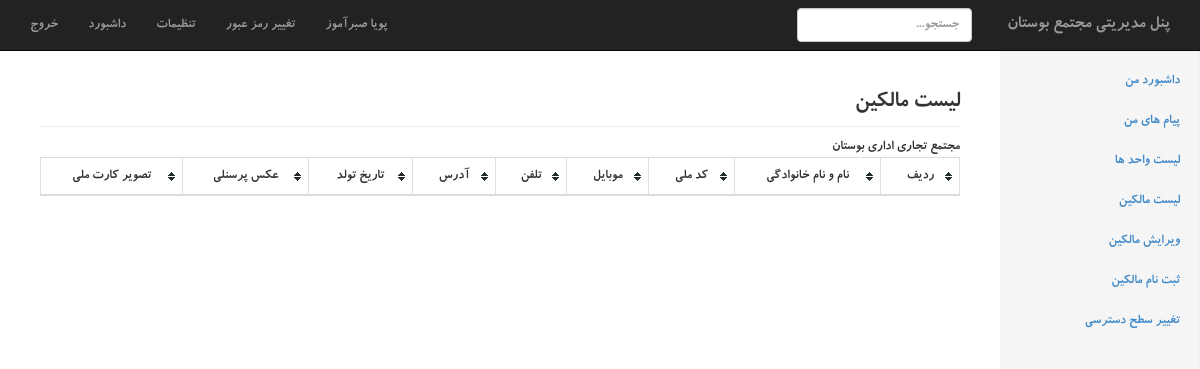
Page /index.php?page=users_list (signed in) on the earlier database version.
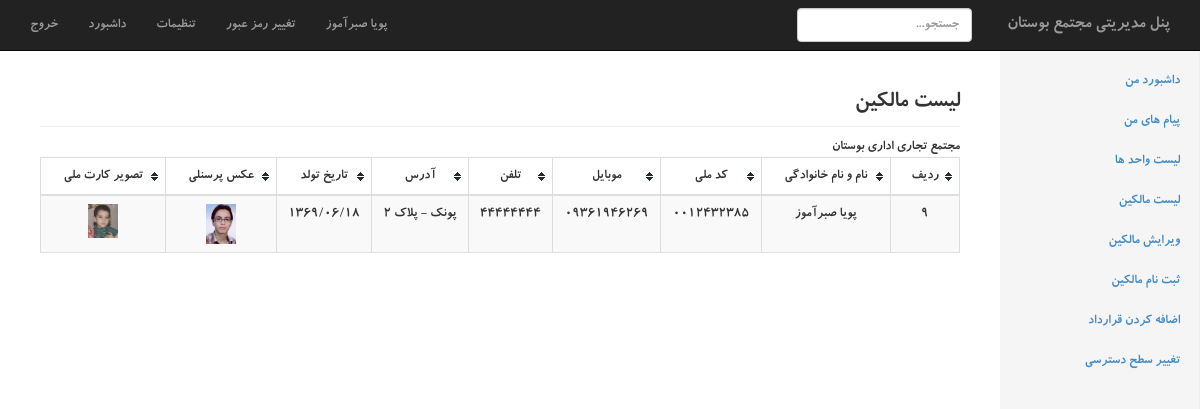
Same page on the later database version.
### tables this page shows
CREATE TABLE IF NOT EXISTS `users` (
  `id` int(11) NOT NULL AUTO_INCREMENT,
  `first_name` varchar(250) NOT NULL,
  `last_name` varchar(250) NOT NULL,
  `melli_code` varchar(250) NOT NULL,
  `mobile` varchar(250) NOT NULL,
  `tel` varchar(250) NOT NULL,
  `address` text NOT NULL,
  `birthday` bigint(20) NOT NULL,
  `personal_image` varchar(250) NOT NULL,
  `karte_melli_image` varchar(250) NOT NULL,
  PRIMARY KEY (`id`)
);

### include/jdf.php (called while the page is built, shortened)
<?php
function jdate($format,$timestamp='',$none='',$time_zone='Asia/Tehran',$tr_num='fa'){
 $T_sec=0;
 $ts=$T_sec+(($timestamp=='' or $timestamp=='now')?time():tr_num($timestamp));
 $date=explode('_',date('H_i_j_n_O_P_s_w_Y',$ts));
 list($j_y,$j_m,$j_d)=gregorian_to_jalali($date[8],$date[3],$date[2]);
 $sl=strlen($format);
 $out='';
 for($i=0; $i<$sl; $i++){
  $sub=substr($format,$i,1);
  switch($sub){
	case'd':
	$out.=($j_d<10)?'0'.$j_d:$j_d;
	break;
	case'm':
	$out.=($j_m>9)?$j_m:'0'.$j_m;
	break;
	case'Y':
	$out.=$j_y;
	break;
	default:$out.=$sub;
  }
 }
 return($tr_num!='en')?tr_num($out,'fa','.'):$out;
}
function tr_num($str,$mod='en',$mf='٫'){
 $num_a=array('0','1','2','3','4','5','6','7','8','9','.');
 $key_a=array('۰','۱','۲','۳','۴','۵','۶','۷','۸','۹',$mf);
 return($mod=='fa')?str_replace($num_a,$key_a,$str):str_replace($key_a,$num_a,$str);
}
function gregorian_to_jalali($g_y,$g_m,$g_d,$mod=''){
	$g_y=tr_num($g_y); $g_m=tr_num($g_m); $g_d=tr_num($g_d);
 $d_4=$g_y%4;
 $g_a=array(0,0,31,59,90,120,151,181,212,243,273,304,334);
 $doy_g=$g_a[(int)$g_m]+$g_d;
 $d_33=(int)((($g_y-16)%132)*.0305);
 $a=($d_33==3 or $d_33<($d_4-1) or $d_4==0)?286:287;
 $b=(($d_33==1 or $d_33==2) and ($d_33==$d_4 or $d_4==1))?78:(($d_33==3 and $d_4==0)?80:79);
 if($doy_g>$b){
  $jy=$g_y-621; $doy_j=$doy_g-$b;
 }else{
  $jy=$g_y-622; $doy_j=$doy_g+$a;
 }
 if($doy_j<187){
  $jm=(int)(($doy_j-1)/31); $jd=$doy_j-(31*$jm++);
 }else{
  $jm=(int)(($doy_j-187)/30); $jd=$doy_j-186-($jm*30); $jm+=7;
 }
 return($mod=='')?array($jy,$jm,$jd):$jy.$mod.$jm.$mod.$jd;
}

### include/users_list.php (the view, shortened to what this page needs)
<h3 class="sub-header">لیست مالکین</h3>
مجتمع تجاری اداری بوستان
    <table class="table table-striped table-hover table-bordered tablesorter">
    		<thead>
				<tr>
					<th>ردیف</th>
					<th>نام و نام خانوادگی</th>
                    <th>کد ملی</th>
					<th>موبایل</th>
					<th>تلفن</th>
                    <th>آدرس</th>
                    <th>تاریخ تولد</th>
                    <th>عکس پرسنلی</th>
                    <th>تصویر کارت ملی</th>
				</tr>
            </thead>
            <tbody>
<?php
	$users_query = "SELECT * FROM `users`";
	$users_result = $mysqli->query($users_query);
	while($users_row = $users_result->fetch_assoc()){
			if($users_row['karte_melli_image']){
				$users_row['karte_melli_image'] = '<a target="_blank" href="images/users/melli_card/'.$users_row['karte_melli_image'].'"><img src="images/users/melli_card/'.$users_row['karte_melli_image'].'" width="30"></a>';
				}else{
				$users_row['karte_melli_image'] = '<span style="color:red">ندارد</span>';
					}
			if($users_row['personal_image']){
				$users_row['personal_image'] = '<a target="_blank" href="images/users/personal/'.$users_row['personal_image'].'"><img src="images/users/personal/'.$users_row['personal_image'].'" width="30"></a>';
				}else{
				$users_row['personal_image'] = '<span style="color:red">ندارد</span>';
					}
				$users_row['birthday'] = jdate("Y/m/d",$users_row['birthday']);
		echo "
			  <tr>
						<td>$users_row[id]</td>
						<td>$users_row[first_name] $users_row[last_name]</td>
						<td>$users_row[melli_code]</td>
						<td>$users_row[mobile]</td>
						<td>$users_row[tel]</td>
						<td>$users_row[address]</td>
						<td>$users_row[birthday]</td>
						<td>$users_row[personal_image]</td>
						<td>$users_row[karte_melli_image]</td>
			  </tr>";
	}
?>
</tbody>
</table>

### include/sidebar.php (shortened to what this page needs)
<?php
	$users_edit = false;
	$change_privileges = false;
	$signup_users = false;
	$unit_list = false;
	$add_contract = false;
	$home_active='';$messages_active='';
	$users_list_active='';$users_edit_active='';$signup_users_active='';
	$unit_list_active='';$change_privileges_active='';$add_contract_active='';
	if(in_array('users_edit',$_SESSION['permissions'])){ $users_edit = true; }
	if(in_array('change_privileges',$_SESSION['permissions'])){ $change_privileges = true; }
	if(in_array('signup_users',$_SESSION['permissions'])){ $signup_users = true; }
	if(in_array('unit_list',$_SESSION['permissions'])){ $unit_list = true; }
	if(in_array('add_contract',$_SESSION['permissions'])){ $add_contract = true; }
?>
<div class="col-sm-3 col-md-2 sidebar">
  <ul class="nav nav-sidebar">
<?php
     	echo "<li class='$home_active' ><a href='index.php?page=home'>داشبورد من</a></li>";
     	echo "<li class='$messages_active' ><a href='index.php?page=messages'>پیام های من</a></li>";
     	if($unit_list == true){ echo "<li class='$unit_list_active' ><a href='index.php?page=unit_list'>لیست واحد ها</a></li>";}
     	if($unit_list == true){ echo "<li class='$users_list_active' ><a href='index.php?page=users_list'>لیست مالکین</a></li>";}
    	if($users_edit == true){ echo "<li class='$users_edit_active' ><a href='index.php?page=users_edit'>ویرایش مالکین</a></li>";}
    	if($signup_users == true){ echo "<li class='$signup_users_active' ><a href='index.php?page=signup_users'>ثبت نام مالکین</a></li>";}
    	if($add_contract == true){ echo "<li class='$add_contract_active' ><a href='index.php?page=add_contract'>اضافه کردن قرارداد</a></li>";}
    	if($change_privileges == true){ echo "<li class='$change_privileges_active' ><a href='index.php?page=change_privileges'>تغییر سطح دسترسی</a></li>";}
?>
  </ul>
</div>

Differences in the rows shown:
added users: id "9", first_name "پویا", last_name "صبرآموز", melli_code "0012432385", mobile "09361946269", tel "44444444", address "پونک - پلاک 2", users_row "۱۳۶۹/۰۶/۱۸", personal_image (picture), karte_melli_image (picture)
Other differences:
text now shown: "اضافه کردن قرارداد"
